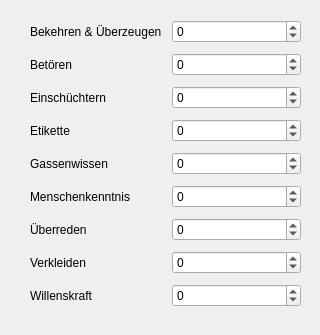
        <widget class="QWidget" name="tab_2">
         <attribute name="title">
          <string>Gesellschaftstalente</string>
         </attribute>
         <widget class="QWidget" name="gridLayoutWidget_2">
          <property name="geometry">
           <rect>
            <x>20</x>
            <y>10</y>
            <width>291</width>
            <height>316</height>
           </rect>
          </property>
          <layout class="QGridLayout" name="gridLayout_2">
           <property name="leftMargin">
            <number>10</number>
           </property>
           <property name="topMargin">
            <number>10</number>
           </property>
           <property name="rightMargin">
            <number>10</number>
           </property>
           <property name="bottomMargin">
            <number>10</number>
           </property>
           <property name="spacing">
            <number>10</number>
           </property>
           <item row="7" column="1">
            <widget class="QSpinBox" name="f21">
             <property name="minimum">
              <number>-50</number>
             </property>
             <property name="maximum">
              <number>50</number>
             </property>
            </widget>
           </item>
           <item row="1" column="0">
            <widget class="QLabel" name="label_30">
             <property name="text">
              <string>Betören</string>
             </property>
            </widget>
           </item>
           <item row="6" column="1">
            <widget class="QSpinBox" name="f20">
             <property name="minimum">
              <number>-50</number>
             </property>
             <property name="maximum">
              <number>50</number>
             </property>
            </widget>
           </item>
           <item row="3" column="1">
            <widget class="QSpinBox" name="f17">
             <property name="minimum">
              <number>-50</number>
             </property>
             <property name="maximum">
              <number>50</number>
             </property>
            </widget>
           </item>
           <item row="7" column="0">
            <widget class="QLabel" name="label_29">
             <property name="text">
              <string>Verkleiden</string>
             </property>
            </widget>
           </item>
           <item row="4" column="1">
            <widget class="QSpinBox" name="f18">
             <property name="minimum">
              <number>-50</number>
             </property>
             <property name="maximum">
              <number>50</number>
             </property>
            </widget>
           </item>
           <item row="0" column="1">
            <widget class="QSpinBox" name="f14">
             <property name="minimum">
              <number>-50</number>
             </property>
             <property name="maximum">
              <number>50</number>
             </property>
            </widget>
           </item>
           <item row="6" column="0">
            <widget class="QLabel" name="label_19">
             <property name="text">
              <string>Überreden</string>
             </property>
            </widget>
           </item>
           <item row="5" column="0">
            <widget class="QLabel" name="label_21">
             <property name="text">
              <string>Menschenkenntnis</string>
             </property>
            </widget>
           </item>
           <item row="8" column="1">
            <widget class="QSpinBox" name="f22">
             <property name="minimum">
              <number>-50</number>
             </property>
             <property name="maximum">
              <number>50</number>
             </property>
            </widget>
           </item>
           <item row="8" column="0">
            <widget class="QLabel" name="label_22">
             <property name="text">
              <string>Willenskraft</string>
             </property>
            </widget>
           </item>
           <item row="2" column="0">
            <widget class="QLabel" name="label_25">
             <property name="text">
              <string>Einschüchtern</string>
             </property>
            </widget>
           </item>
           <item row="0" column="0">
            <widget class="QLabel" name="label_23">
             <property name="text">
              <string>Bekehren &amp; Überzeugen</string>
             </property>
            </widget>
           </item>
           <item row="2" column="1">
            <widget class="QSpinBox" name="f16">
             <property name="minimum">
              <number>-50</number>
             </property>
             <property name="maximum">
              <number>50</number>
             </property>
            </widget>
           </item>
           <item row="4" column="0">
            <widget class="QLabel" name="label_24">
             <property name="text">
              <string>Gassenwissen</string>
             </property>
            </widget>
           </item>
           <item row="3" column="0">
            <widget class="QLabel" name="label_26">
             <property name="text">
              <string>Etikette                           </string>
             </property>
            </widget>
           </item>
           <item row="5" column="1">
            <widget class="QSpinBox" name="f19">
             <property name="minimum">
              <number>-50</number>
             </property>
             <property name="maximum">
              <number>50</number>
             </property>
            </widget>
           </item>
           <item row="1" column="1">
            <widget class="QSpinBox" name="f15">
             <property name="minimum">
              <number>-50</number>
             </property>
             <property name="maximum">
              <number>50</number>
             </property>
            </widget>
           </item>
          </layout>
         </widget>
        </widget>
